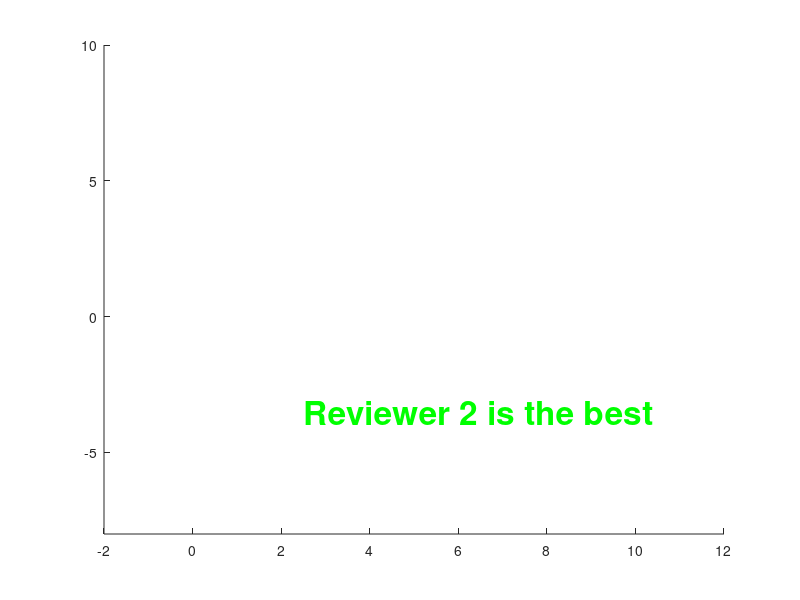

MATLAB code to generate this figure:
%% script_5
%
%   This script produces the year subscript
%

%today's date
date_text = date;
year = date_text(end-3:end);
%plot text
text(2.5,-3.5, 'Reviewer 2 is the best', 'FontSize', 24, 'FontWeight', 'bold', 'Color', 'g') % per reviewer comments
% xlim([-2,12])
xlim([-2,12])
ylim([-8,10])

%% SOLUTION: Breakout 1

%today's date
% date_text = date;
% year = date_text(end-3:end);
%plot text
% text(2.5,-3.5, 'Reviewer 2 is the best', 'FontSize', 24, 'FontWeight', 'bold', 'Color', 'g') % per reviewer comments
% xlim([-2,12])
% ylim([-8,10])